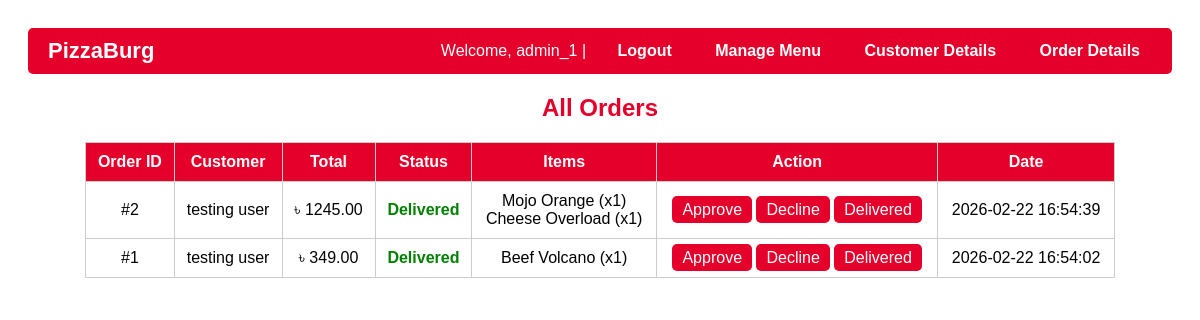
The page /admin/index.php (signed in) on the database its author committed.
### tables this page shows
CREATE TABLE `orders` (
  `id` int(11) NOT NULL,
  `customer_id` int(11) NOT NULL,
  `status` enum('pending','approved','declined','delivered') DEFAULT 'pending',
  `delivery_time` varchar(50) DEFAULT NULL,
  `total` decimal(10,2) DEFAULT 0.00,
  `created_at` timestamp NOT NULL DEFAULT current_timestamp()
);

CREATE TABLE `customer` (
  `customer_id` int(11) NOT NULL,
  `name` varchar(100) NOT NULL,
  `email` varchar(100) NOT NULL,
  `password` varchar(255) NOT NULL,
  `contact` varchar(20) DEFAULT NULL,
  `address` text DEFAULT NULL,
  `created_at` datetime DEFAULT current_timestamp()
);

CREATE TABLE `order_items` (
  `id` int(11) NOT NULL,
  `order_id` int(11) NOT NULL,
  `menu_id` int(11) NOT NULL,
  `quantity` int(11) NOT NULL DEFAULT 1,
  `price` decimal(10,2) NOT NULL
);

CREATE TABLE `menu` (
  `id` int(11) NOT NULL,
  `name` varchar(100) NOT NULL,
  `category` enum('burger','pizza','drink') NOT NULL,
  `description` text DEFAULT NULL,
  `price` decimal(10,2) NOT NULL,
  `image` varchar(255) DEFAULT NULL,
  `created_at` timestamp NOT NULL DEFAULT current_timestamp()
);

### admin/index.php (the view, shortened to what this page needs)
<?php
include("../includes/config.php");
$orders = mysqli_query($conn, "SELECT o.*, c.name AS customer_name FROM orders o JOIN customer c ON o.customer_id=c.customer_id ORDER BY o.created_at DESC");
?>
<!DOCTYPE html>
<html>
<head>
</head>
<body>
<div class="top-bar">
    <div class="logo">PizzaBurg</div>
    <div class="nav-links">
        Welcome, <?php echo $_SESSION['admin_name']; ?> |
        <a href="logout.php" class="btn">Logout</a>
        <a href="menu_manage.php" class="btn">Manage Menu</a>
        <a href="customer_details.php" class="btn">Customer Details</a>
        <a href="order_details.php" class="btn">Order Details</a>
    </div>
</div>
<h2>All Orders</h2>
<?php if(mysqli_num_rows($orders) > 0): ?>
  <table>
    <tr>
      <th>Order ID</th>
      <th>Customer</th>
      <th>Total</th>
      <th>Status</th>
      <th>Items</th>
      <th>Action</th>
      <th>Date</th>
    </tr>
    <?php while($order = mysqli_fetch_assoc($orders)): ?>
      <tr>
        <td>#<?php echo $order['id']; ?></td>
        <td><?php echo $order['customer_name']; ?></td>
        <td>৳ <?php echo $order['total']; ?></td>
        <td class="status <?php echo $order['status']; ?>"><?php echo ucfirst($order['status']); ?></td>
        <td>
          <?php
            $items = mysqli_query($conn, "SELECT oi.quantity, m.name FROM order_items oi JOIN menu m ON oi.menu_id=m.id WHERE oi.order_id='{$order['id']}'");
            while($item = mysqli_fetch_assoc($items)){
                echo "{$item['name']} (x{$item['quantity']})<br>";
            }
          ?>
        </td>
        <td>
          <a href="index.php?update_order=1&order_id=<?php echo $order['id']; ?>&status=approved" class="btn">Approve</a>
          <a href="index.php?update_order=1&order_id=<?php echo $order['id']; ?>&status=declined" class="btn">Decline</a>
          <a href="index.php?update_order=1&order_id=<?php echo $order['id']; ?>&status=delivered" class="btn">Delivered</a>
        </td>
        <td><?php echo $order['created_at']; ?></td>
      </tr>
    <?php endwhile; ?>
  </table>
<?php else: ?>
  <p style="text-align:center;">No orders found.</p>
<?php endif; ?>
</body>
</html>

### admin/index.php (style rules this page uses)
body { font-family:Arial; background:#fff; padding:20px; }
h2 { text-align:center;color:#e4002b; }
table { width:90%;margin:auto;border-collapse:collapse;margin-top:20px; }
th, td { border:1px solid #ccc;padding:10px;text-align:center; }
th { background:#e4002b;color:white; }
.btn { background:#e4002b;color:white;padding:5px 10px;text-decoration:none;border-radius:5px; }
.status.delivered { color:green;font-weight:bold; }
.top-bar { display:flex; justify-content:space-between; align-items:center; background:#e4002b; padding:10px 20px; color:white; border-radius:5px; margin-bottom:20px; }
.top-bar .logo { font-size:22px; font-weight:bold; }
.top-bar .nav-links a { margin-left:15px; color:white; text-decoration:none; font-weight:bold; padding:6px 12px; border-radius:4px; transition:0.3s; }

### rows shown on the page
orders: id "2", customer.name "testing user", total "1245.00", status "Delivered", created_at "2026-02-22 16:54:39"
order_items: menu.name "Mojo Orange", quantity "1"
order_items: menu.name "Cheese Overload", quantity "1"
orders: id "1", customer.name "testing user", total "349.00", status "Delivered", created_at "2026-02-22 16:54:02"
order_items: menu.name "Beef Volcano", quantity "1"

### other values the page prints
$_SESSION['admin_name'] "admin_1"
